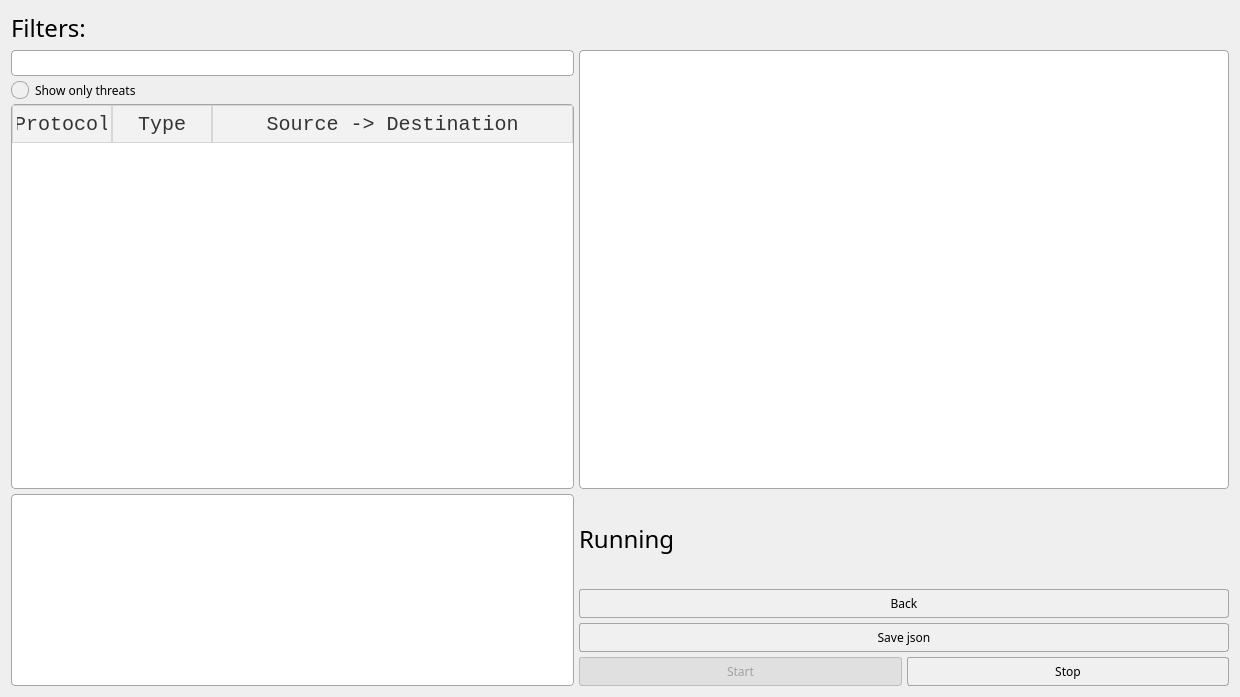
<?xml version="1.0" encoding="UTF-8"?>
<ui version="4.0">
 <class>SecondMainWindow</class>
 <widget class="QDialog" name="SecondMainWindow">
  <property name="geometry">
   <rect>
    <x>0</x>
    <y>0</y>
    <width>1240</width>
    <height>697</height>
   </rect>
  </property>
  <property name="windowTitle">
   <string>Qt IDS - Capture</string>
  </property>
  <layout class="QGridLayout" name="gridLayout_3">
   <property name="spacing">
    <number>5</number>
   </property>
   <item row="4" column="1" rowspan="2" colspan="2">
    <widget class="QLabel" name="statusLabel">
     <property name="font">
      <font>
       <family>American Typewriter</family>
       <pointsize>18</pointsize>
       <bold>false</bold>
      </font>
     </property>
     <property name="styleSheet">
      <string notr="true"/>
     </property>
     <property name="text">
      <string>Running</string>
     </property>
    </widget>
   </item>
   <item row="8" column="2">
    <widget class="QPushButton" name="stopButton">
     <property name="sizePolicy">
      <sizepolicy hsizetype="Minimum" vsizetype="Fixed">
       <horstretch>0</horstretch>
       <verstretch>0</verstretch>
      </sizepolicy>
     </property>
     <property name="font">
      <font>
       <family>American Typewriter</family>
      </font>
     </property>
     <property name="styleSheet">
      <string notr="true">QPushButton {
    background-color: #f0f0f0;     
    border: 1px solid #a6a6a6;     
    border-radius: 3px;            
    padding: 5px 12px;            
    color: #000000;               
}

QPushButton:hover {
    background-color: #e6f0fa;    
    border: 1px solid #5a9bd5;     
}

QPushButton:pressed {
    background-color: #cce4f7;    
    border: 1px solid #2f6fab;
}

QPushButton:disabled {
    background-color: #e0e0e0;     
    color: #a0a0a0;                
    border: 1px solid #bcbcbc;
}
</string>
     </property>
     <property name="text">
      <string>Stop</string>
     </property>
     <property name="autoDefault">
      <bool>true</bool>
     </property>
     <property name="default">
      <bool>false</bool>
     </property>
     <property name="flat">
      <bool>true</bool>
     </property>
    </widget>
   </item>
   <item row="6" column="1" colspan="2">
    <widget class="QPushButton" name="backButton">
     <property name="sizePolicy">
      <sizepolicy hsizetype="Preferred" vsizetype="Fixed">
       <horstretch>0</horstretch>
       <verstretch>0</verstretch>
      </sizepolicy>
     </property>
     <property name="minimumSize">
      <size>
       <width>400</width>
       <height>0</height>
      </size>
     </property>
     <property name="font">
      <font>
       <family>American Typewriter</family>
      </font>
     </property>
     <property name="styleSheet">
      <string notr="true">QPushButton {
    background-color: #f0f0f0;     
    border: 1px solid #a6a6a6;     
    border-radius: 3px;            
    padding: 5px 12px;            
    color: #000000;               
}

QPushButton:hover {
    background-color: #e6f0fa;    
    border: 1px solid #5a9bd5;     
}

QPushButton:pressed {
    background-color: #cce4f7;    
    border: 1px solid #2f6fab;
}

QPushButton:disabled {
    background-color: #e0e0e0;     
    color: #a0a0a0;                
    border: 1px solid #bcbcbc;
}
</string>
     </property>
     <property name="text">
      <string>Back</string>
     </property>
     <property name="autoDefault">
      <bool>false</bool>
     </property>
    </widget>
   </item>
   <item row="2" column="0">
    <widget class="QRadioButton" name="threatsOnlyButton">
     <property name="enabled">
      <bool>true</bool>
     </property>
     <property name="font">
      <font>
       <family>American Typewriter</family>
      </font>
     </property>
     <property name="styleSheet">
      <string notr="true">QRadioButton {
    spacing: 6px;
    color: #000000;
}

QRadioButton::indicator {
    width: 16px;
    height: 16px;
    border: 1px solid #a6a6a6;
    border-radius: 8px;
    background: #f0f0f0;
}

QRadioButton::indicator:hover {
    border: 1px solid #5a9bd5;
    background: #e6f0fa;
}

QRadioButton::indicator:checked {
    background-color: #cce4f7;
    border: 1px solid #2f6fab;
}

QRadioButton::indicator:checked::pressed {
    background-color: #5a9bd5;
}
</string>
     </property>
     <property name="text">
      <string>Show only threats</string>
     </property>
    </widget>
   </item>
   <item row="3" column="0">
    <widget class="QTableWidget" name="packetTable">
     <property name="sizePolicy">
      <sizepolicy hsizetype="MinimumExpanding" vsizetype="Expanding">
       <horstretch>0</horstretch>
       <verstretch>0</verstretch>
      </sizepolicy>
     </property>
     <property name="minimumSize">
      <size>
       <width>100</width>
       <height>0</height>
      </size>
     </property>
     <property name="font">
      <font>
       <family>Courier New</family>
      </font>
     </property>
     <property name="styleSheet">
      <string notr="true">QTableWidget {
    background-color: #ffffff;
    border: 1px solid #a6a6a6;
    border-radius: 4px;
    gridline-color: #e0e0e0;
    color: #000000;
    selection-background-color: #cce4f7;
    selection-color: #000000;
}

QHeaderView::section {
    background-color: #f2f2f2;
    border: 1px solid #d6d6d6;
    padding: 4px;
    color: #333333;
}</string>
     </property>
     <property name="editTriggers">
      <set>QAbstractItemView::EditTrigger::NoEditTriggers</set>
     </property>
     <property name="alternatingRowColors">
      <bool>false</bool>
     </property>
     <property name="selectionMode">
      <enum>QAbstractItemView::SelectionMode::SingleSelection</enum>
     </property>
     <property name="selectionBehavior">
      <enum>QAbstractItemView::SelectionBehavior::SelectRows</enum>
     </property>
     <attribute name="horizontalHeaderStretchLastSection">
      <bool>true</bool>
     </attribute>
     <attribute name="verticalHeaderStretchLastSection">
      <bool>false</bool>
     </attribute>
     <column>
      <property name="text">
       <string>Protocol</string>
      </property>
      <property name="font">
       <font>
        <pointsize>15</pointsize>
       </font>
      </property>
     </column>
     <column>
      <property name="text">
       <string>Type</string>
      </property>
      <property name="font">
       <font>
        <pointsize>15</pointsize>
        <hintingpreference>PreferDefaultHinting</hintingpreference>
       </font>
      </property>
     </column>
     <column>
      <property name="text">
       <string>Source -&gt; Destination</string>
      </property>
      <property name="font">
       <font>
        <pointsize>15</pointsize>
       </font>
      </property>
     </column>
    </widget>
   </item>
   <item row="7" column="1" colspan="2">
    <widget class="QPushButton" name="saveButton">
     <property name="sizePolicy">
      <sizepolicy hsizetype="Preferred" vsizetype="Fixed">
       <horstretch>0</horstretch>
       <verstretch>0</verstretch>
      </sizepolicy>
     </property>
     <property name="font">
      <font>
       <family>American Typewriter</family>
      </font>
     </property>
     <property name="styleSheet">
      <string notr="true">QPushButton {
    background-color: #f0f0f0;     
    border: 1px solid #a6a6a6;     
    border-radius: 3px;            
    padding: 5px 12px;            
    color: #000000;               
}

QPushButton:hover {
    background-color: #e6f0fa;    
    border: 1px solid #5a9bd5;     
}

QPushButton:pressed {
    background-color: #cce4f7;    
    border: 1px solid #2f6fab;
}

QPushButton:disabled {
    background-color: #e0e0e0;     
    color: #a0a0a0;                
    border: 1px solid #bcbcbc;
}
</string>
     </property>
     <property name="text">
      <string>Save json</string>
     </property>
     <property name="autoDefault">
      <bool>true</bool>
     </property>
    </widget>
   </item>
   <item row="4" column="0" rowspan="5">
    <widget class="QTextEdit" name="statsView">
     <property name="font">
      <font>
       <family>Courier New</family>
      </font>
     </property>
     <property name="focusPolicy">
      <enum>Qt::FocusPolicy::NoFocus</enum>
     </property>
     <property name="styleSheet">
      <string notr="true">QTextEdit {
    background-color: #ffffff;
    border: 1px solid #a6a6a6;
    border-radius: 4px;
    color: #000000;
    padding: 6px;
}

QTextEdit:focus {
    border: 1px solid #4a90e2;
    background-color: #f9fcff;
}</string>
     </property>
     <property name="lineWrapMode">
      <enum>QTextEdit::LineWrapMode::NoWrap</enum>
     </property>
     <property name="readOnly">
      <bool>true</bool>
     </property>
    </widget>
   </item>
   <item row="8" column="1">
    <widget class="QPushButton" name="startButton">
     <property name="enabled">
      <bool>false</bool>
     </property>
     <property name="font">
      <font>
       <family>American Typewriter</family>
      </font>
     </property>
     <property name="styleSheet">
      <string notr="true">QPushButton {
    background-color: #f0f0f0;     
    border: 1px solid #a6a6a6;     
    border-radius: 3px;            
    padding: 5px 12px;            
    color: #000000;               
}

QPushButton:hover {
    background-color: #e6f0fa;    
    border: 1px solid #5a9bd5;     
}

QPushButton:pressed {
    background-color: #cce4f7;    
    border: 1px solid #2f6fab;
}

QPushButton:disabled {
    background-color: #e0e0e0;     
    color: #a0a0a0;                
    border: 1px solid #bcbcbc;
}
</string>
     </property>
     <property name="text">
      <string>Start</string>
     </property>
     <property name="autoDefault">
      <bool>false</bool>
     </property>
     <property name="flat">
      <bool>true</bool>
     </property>
    </widget>
   </item>
   <item row="1" column="1" rowspan="3" colspan="2">
    <widget class="QTextEdit" name="payloadView">
     <property name="minimumSize">
      <size>
       <width>650</width>
       <height>0</height>
      </size>
     </property>
     <property name="font">
      <font>
       <family>Courier New</family>
       <bold>false</bold>
      </font>
     </property>
     <property name="focusPolicy">
      <enum>Qt::FocusPolicy::NoFocus</enum>
     </property>
     <property name="styleSheet">
      <string notr="true">QTextEdit {
    background-color: #ffffff;
    border: 1px solid #a6a6a6;
    border-radius: 4px;
    color: #000000;
    padding: 6px;
}

QTextEdit:focus {
    border: 1px solid #4a90e2;
    background-color: #f9fcff;
}</string>
     </property>
     <property name="lineWrapMode">
      <enum>QTextEdit::LineWrapMode::NoWrap</enum>
     </property>
     <property name="readOnly">
      <bool>true</bool>
     </property>
    </widget>
   </item>
   <item row="0" column="0">
    <widget class="QLabel" name="filtersLabel">
     <property name="font">
      <font>
       <family>American Typewriter</family>
       <pointsize>18</pointsize>
      </font>
     </property>
     <property name="styleSheet">
      <string notr="true">
</string>
     </property>
     <property name="text">
      <string>Filters:</string>
     </property>
    </widget>
   </item>
   <item row="1" column="0">
    <widget class="QLineEdit" name="filterEdit">
     <property name="enabled">
      <bool>true</bool>
     </property>
     <property name="minimumSize">
      <size>
       <width>50</width>
       <height>0</height>
      </size>
     </property>
     <property name="font">
      <font>
       <family>Courier New</family>
       <bold>false</bold>
      </font>
     </property>
     <property name="autoFillBackground">
      <bool>false</bool>
     </property>
     <property name="styleSheet">
      <string notr="true">QLineEdit {
    background-color: #ffffff;
    border: 1px solid #a6a6a6;
    border-radius: 4px;
    padding: 4px 6px;
    color: #000000;
}

QLineEdit:focus {
    border: 1px solid #4a90e2;
    background-color: #f9fcff;
}</string>
     </property>
    </widget>
   </item>
  </layout>
 </widget>
 <resources/>
 <connections/>
</ui>
